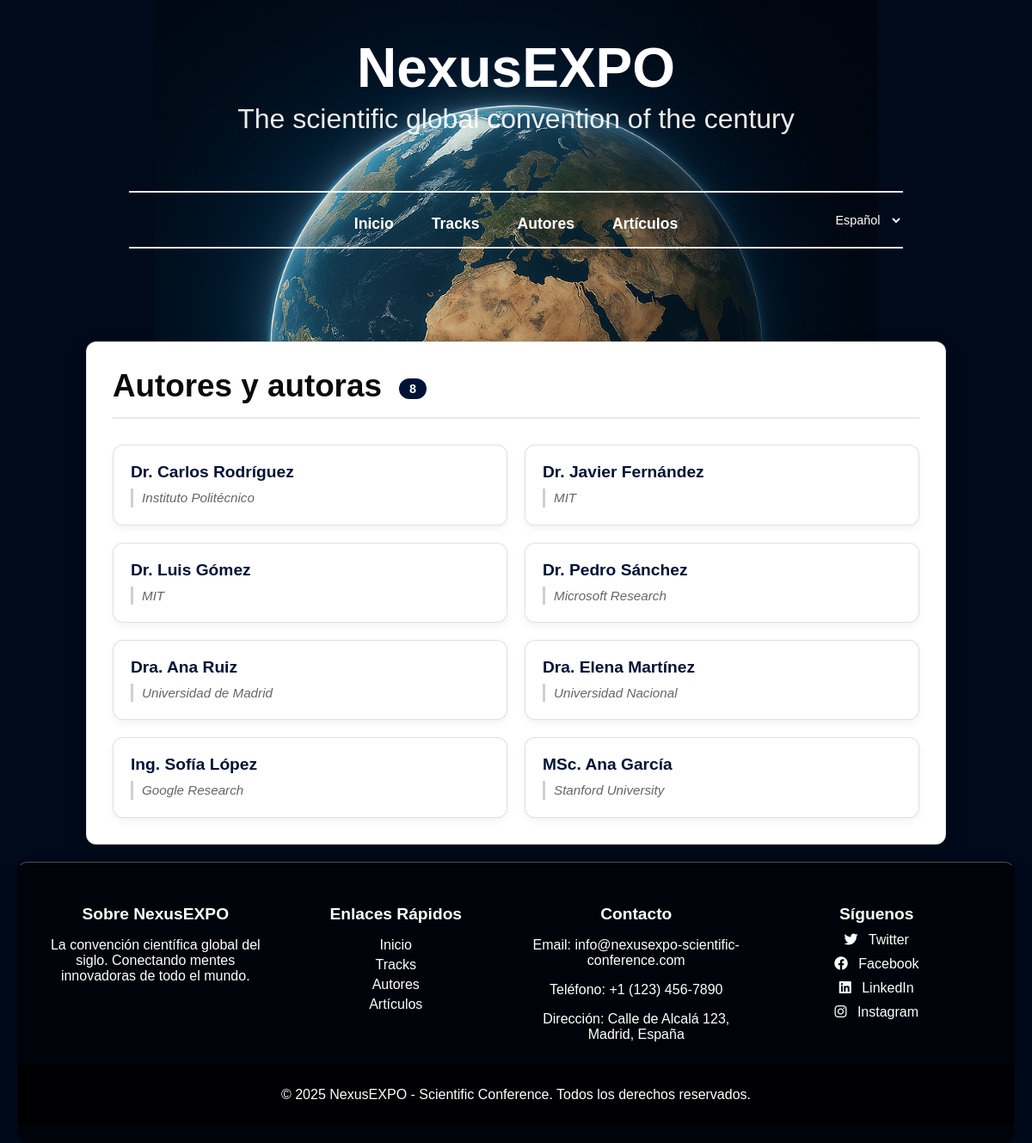
The app's page /autores/, older data.
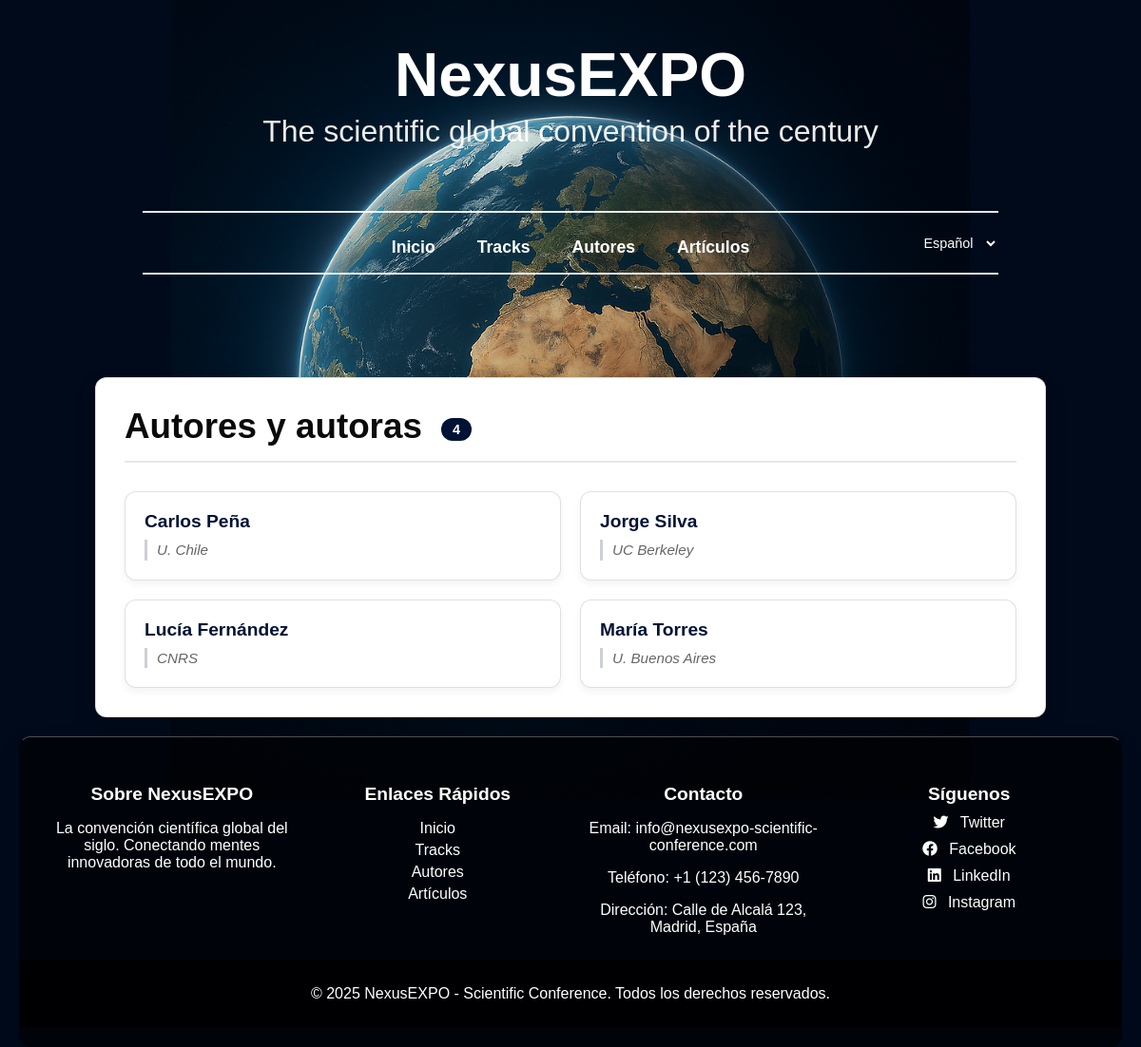
The same page, newer data.
### appScientificConference/models.py (models this page shows, shortened)
class Autor(models.Model):
    nombre = models.CharField(max_length=100)
    afiliacion = models.CharField(max_length=200, blank=True)
    imagen = models.ImageField(upload_to='img',blank=True,null=True,verbose_name='Image')

### appScientificConference/views.py (the view)
# urls.py: path('autores/', views.ListaAutoresView.as_view(), name='lista_autores'),
class ListaAutoresView(ListView):
    model = Autor
    template_name = 'autores/autores.html'
    context_object_name = 'autores'
    ordering = ['nombre']

### appScientificConference/templatetags/i18n_helpers.py (called while the page is built)
@register.simple_tag(takes_context=True)
def current_path_in_language(context, lang_code):
    request = context.get('request')
    if not request:
        return '/'
    full = request.get_full_path()  # incluye query string
    split = urlsplit(full)
    path = split.path or '/'
    lang_codes = [code for code, _ in settings.LANGUAGES]
    parts = path.split('/')
    first = parts[1] if len(parts) > 1 else ''
    if first in lang_codes:
        rest = '/' + '/'.join(parts[2:]) if len(parts) > 2 else '/'
    else:
        rest = path
    if lang_code == settings.LANGUAGE_CODE:
        new_path = rest
    else:
        if rest == '/':
            new_path = f'/{lang_code}/'
        else:
            new_path = f'/{lang_code}{rest}'
    return new_path + (f'?{split.query}' if split.query else '')

### appScientificConference/templates/autores/autores.html (shortened to what this page needs)
{% extends 'base.html' %}
{% load i18n %}
{% block content %}
<main>
    <section class="contenedor-lista-autores">
        <h2 class="titulo-lista-autores">
            {% trans "Autores y autoras" %}
            {% if autores %}
                <span class="contador-autores">{{ autores|length }}</span>
            {% endif %}
        </h2>
        {% if autores %}
            <ul class="lista-autores-grid">
                {% for autor in autores %}
                    <li class="item-autor-tarjeta">
                        <a href="{% url 'show_autor' autor.id %}" class="enlace-autor-lista">
                            {{ autor.nombre }}
                        </a>
                        {% if autor.afiliacion %}
                            <p class="afiliacion-autor-lista">{{ autor.afiliacion }}</p>
                        {% endif %}
                    </li>
                {% endfor %}
            </ul>
        {% else %}
            <div class="mensaje-vacio-autores">
                <h3 class="titulo-vacio-autores">{% trans "No hay autores registrados" %}</h3>
                <p class="texto-vacio-autores">{% trans "Todavía no se han registrado autores en el sistema." %}</p>
            </div>
        {% endif %}
    </section>
</main>
{% endblock %}

Row changes from the older to the newer data that the page shows:
removed Autor: nombre "Dr. Carlos Rodríguez", afiliacion "Instituto Politécnico"
removed Autor: nombre "Dr. Javier Fernández", afiliacion "MIT"
removed Autor: nombre "Dr. Luis Gómez", afiliacion "MIT"
removed Autor: nombre "Dr. Pedro Sánchez", afiliacion "Microsoft Research"
removed Autor: nombre "Dra. Ana Ruiz", afiliacion "Universidad de Madrid"
removed Autor: nombre "Dra. Elena Martínez", afiliacion "Universidad Nacional"
removed Autor: nombre "Ing. Sofía López", afiliacion "Google Research"
removed Autor: nombre "MSc. Ana García", afiliacion "Stanford University"
added Autor: nombre "Carlos Peña", afiliacion "U. Chile"
added Autor: nombre "Jorge Silva", afiliacion "UC Berkeley"
added Autor: nombre "Lucía Fernández", afiliacion "CNRS"
added Autor: nombre "María Torres", afiliacion "U. Buenos Aires"
Text that changed along with them:
{{ autores|length }}: "8" → "4"
